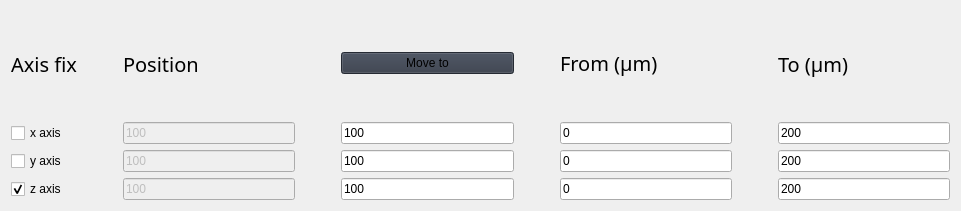
                          <widget class="QWidget" name="gridLayoutWidget_3">
                           <property name="geometry">
                            <rect>
                             <x>10</x>
                             <y>660</y>
                             <width>961</width>
                             <height>211</height>
                            </rect>
                           </property>
                           <layout class="QGridLayout" name="gridLayout_3">
                            <item row="0" column="3">
                             <spacer name="horizontalSpacer_5">
                              <property name="sizeHint" stdset="0">
                               <size>
                                <width>40</width>
                                <height>20</height>
                               </size>
                              </property>
                             </spacer>
                            </item>
                            <item row="1" column="0">
                             <widget class="QCheckBox" name="x_fix">
                              <property name="styleSheet">
                               <string notr="true">font: 63 15pt &quot;Segoe UI Semibold&quot;;</string>
                              </property>
                              <property name="text">
                               <string>x axis</string>
                              </property>
                             </widget>
                            </item>
                            <item row="1" column="8">
                             <widget class="QLineEdit" name="confocal_to_x">
                              <property name="enabled">
                               <bool>true</bool>
                              </property>
                              <property name="styleSheet">
                               <string notr="true">font: 63 20pt &quot;Segoe UI Semibold&quot;;</string>
                              </property>
                              <property name="text">
                               <string>200</string>
                              </property>
                             </widget>
                            </item>
                            <item row="1" column="4">
                             <widget class="QLineEdit" name="confocal_set_position_x">
                              <property name="enabled">
                               <bool>true</bool>
                              </property>
                              <property name="styleSheet">
                               <string notr="true">font: 63 20pt &quot;Segoe UI Semibold&quot;;</string>
                              </property>
                              <property name="text">
                               <string>100</string>
                              </property>
                             </widget>
                            </item>
                            <item row="1" column="6">
                             <widget class="QLineEdit" name="confocal_from_x">
                              <property name="enabled">
                               <bool>true</bool>
                              </property>
                              <property name="styleSheet">
                               <string notr="true">font: 63 20pt &quot;Segoe UI Semibold&quot;;</string>
                              </property>
                              <property name="text">
                               <string>0</string>
                              </property>
                             </widget>
                            </item>
                            <item row="0" column="1">
                             <spacer name="horizontalSpacer_4">
                              <property name="sizeHint" stdset="0">
                               <size>
                                <width>40</width>
                                <height>20</height>
                               </size>
                              </property>
                             </spacer>
                            </item>
                            <item row="3" column="0">
                             <widget class="QCheckBox" name="z_fix">
                              <property name="styleSheet">
                               <string notr="true">font: 63 15pt &quot;Segoe UI Semibold&quot;;</string>
                              </property>
                              <property name="text">
                               <string>z axis</string>
                              </property>
                              <property name="checked">
                               <bool>true</bool>
                              </property>
                             </widget>
                            </item>
                            <item row="1" column="2">
                             <widget class="QLineEdit" name="confocal_position_x">
                              <property name="enabled">
                               <bool>false</bool>
                              </property>
                              <property name="styleSheet">
                               <string notr="true">font: 63 20pt &quot;Segoe UI Semibold&quot;;</string>
                              </property>
                              <property name="text">
                               <string>100</string>
                              </property>
                             </widget>
                            </item>
                            <item row="0" column="6">
                             <widget class="QLabel" name="label_12">
                              <property name="font">
                               <font>
                                <family>Segoe UI Semibold</family>
                                <pointsize>15</pointsize>
                                <weight>7</weight>
                                <italic>false</italic>
                                <bold>false</bold>
                               </font>
                              </property>
                              <property name="styleSheet">
                               <string notr="true">font: 63 15pt &quot;Segoe UI Semibold&quot;;</string>
                              </property>
                              <property name="text">
                               <string>&lt;html&gt;&lt;head/&gt;&lt;body&gt;&lt;p&gt;From (μm)&lt;/p&gt;&lt;/body&gt;&lt;/html&gt;</string>
                              </property>
                              <property name="wordWrap">
                               <bool>true</bool>
                              </property>
                              <property name="textInteractionFlags">
                               <set>Qt::NoTextInteraction</set>
                              </property>
                             </widget>
                            </item>
                            <item row="3" column="6">
                             <widget class="QLineEdit" name="confocal_from_z">
                              <property name="enabled">
                               <bool>true</bool>
                              </property>
                              <property name="styleSheet">
                               <string notr="true">font: 63 20pt &quot;Segoe UI Semibold&quot;;</string>
                              </property>
                              <property name="text">
                               <string>0</string>
                              </property>
                             </widget>
                            </item>
                            <item row="0" column="7">
                             <spacer name="horizontalSpacer_7">
                              <property name="sizeHint" stdset="0">
                               <size>
                                <width>40</width>
                                <height>20</height>
                               </size>
                              </property>
                             </spacer>
                            </item>
                            <item row="3" column="2">
                             <widget class="QLineEdit" name="confocal_position_z">
                              <property name="enabled">
                               <bool>false</bool>
                              </property>
                              <property name="styleSheet">
                               <string notr="true">font: 63 20pt &quot;Segoe UI Semibold&quot;;</string>
                              </property>
                              <property name="text">
                               <string>100</string>
                              </property>
                             </widget>
                            </item>
                            <item row="3" column="4">
                             <widget class="QLineEdit" name="confocal_set_position_z">
                              <property name="enabled">
                               <bool>true</bool>
                              </property>
                              <property name="styleSheet">
                               <string notr="true">font: 63 20pt &quot;Segoe UI Semibold&quot;;</string>
                              </property>
                              <property name="text">
                               <string>100</string>
                              </property>
                             </widget>
                            </item>
                            <item row="2" column="0">
                             <widget class="QCheckBox" name="y_fix">
                              <property name="styleSheet">
                               <string notr="true">font: 63 15pt &quot;Segoe UI Semibold&quot;;</string>
                              </property>
                              <property name="text">
                               <string>y axis</string>
                              </property>
                             </widget>
                            </item>
                            <item row="0" column="5">
                             <spacer name="horizontalSpacer_6">
                              <property name="sizeHint" stdset="0">
                               <size>
                                <width>40</width>
                                <height>20</height>
                               </size>
                              </property>
                             </spacer>
                            </item>
                            <item row="2" column="4">
                             <widget class="QLineEdit" name="confocal_set_position_y">
                              <property name="enabled">
                               <bool>true</bool>
                              </property>
                              <property name="styleSheet">
                               <string notr="true">font: 63 20pt &quot;Segoe UI Semibold&quot;;</string>
                              </property>
                              <property name="text">
                               <string>100</string>
                              </property>
                             </widget>
                            </item>
                            <item row="0" column="2">
                             <widget class="QLabel" name="label_9">
                              <property name="font">
                               <font>
                                <family>Segoe UI Semibold</family>
                                <pointsize>15</pointsize>
                                <weight>7</weight>
                                <italic>false</italic>
                                <bold>false</bold>
                               </font>
                              </property>
                              <property name="styleSheet">
                               <string notr="true">font: 63 15pt &quot;Segoe UI Semibold&quot;;</string>
                              </property>
                              <property name="text">
                               <string>Position</string>
                              </property>
                              <property name="wordWrap">
                               <bool>true</bool>
                              </property>
                              <property name="textInteractionFlags">
                               <set>Qt::NoTextInteraction</set>
                              </property>
                             </widget>
                            </item>
                            <item row="0" column="0">
                             <widget class="QLabel" name="label_8">
                              <property name="font">
                               <font>
                                <family>Segoe UI Semibold</family>
                                <pointsize>15</pointsize>
                                <weight>7</weight>
                                <italic>false</italic>
                                <bold>false</bold>
                               </font>
                              </property>
                              <property name="styleSheet">
                               <string notr="true">font: 63 15pt &quot;Segoe UI Semibold&quot;;</string>
                              </property>
                              <property name="text">
                               <string>Axis fix</string>
                              </property>
                              <property name="wordWrap">
                               <bool>true</bool>
                              </property>
                              <property name="textInteractionFlags">
                               <set>Qt::NoTextInteraction</set>
                              </property>
                             </widget>
                            </item>
                            <item row="3" column="8">
                             <widget class="QLineEdit" name="confocal_to_z">
                              <property name="enabled">
                               <bool>true</bool>
                              </property>
                              <property name="styleSheet">
                               <string notr="true">font: 63 20pt &quot;Segoe UI Semibold&quot;;</string>
                              </property>
                              <property name="text">
                               <string>200</string>
                              </property>
                             </widget>
                            </item>
                            <item row="2" column="2">
                             <widget class="QLineEdit" name="confocal_position_y">
                              <property name="enabled">
                               <bool>false</bool>
                              </property>
                              <property name="styleSheet">
                               <string notr="true">font: 63 20pt &quot;Segoe UI Semibold&quot;;</string>
                              </property>
                              <property name="text">
                               <string>100</string>
                              </property>
                             </widget>
                            </item>
                            <item row="0" column="8">
                             <widget class="QLabel" name="label_13">
                              <property name="font">
                               <font>
                                <family>Segoe UI Semibold</family>
                                <pointsize>15</pointsize>
                                <weight>7</weight>
                                <italic>false</italic>
                                <bold>false</bold>
                               </font>
                              </property>
                              <property name="styleSheet">
                               <string notr="true">font: 63 15pt &quot;Segoe UI Semibold&quot;;</string>
                              </property>
                              <property name="text">
                               <string>To (μm)</string>
                              </property>
                              <property name="wordWrap">
                               <bool>true</bool>
                              </property>
                              <property name="textInteractionFlags">
                               <set>Qt::NoTextInteraction</set>
                              </property>
                             </widget>
                            </item>
                            <item row="2" column="6">
                             <widget class="QLineEdit" name="confocal_from_y">
                              <property name="enabled">
                               <bool>true</bool>
                              </property>
                              <property name="styleSheet">
                               <string notr="true">font: 63 20pt &quot;Segoe UI Semibold&quot;;</string>
                              </property>
                              <property name="text">
                               <string>0</string>
                              </property>
                             </widget>
                            </item>
                            <item row="2" column="8">
                             <widget class="QLineEdit" name="confocal_to_y">
                              <property name="enabled">
                               <bool>true</bool>
                              </property>
                              <property name="styleSheet">
                               <string notr="true">font: 63 20pt &quot;Segoe UI Semibold&quot;;</string>
                              </property>
                              <property name="text">
                               <string>200</string>
                              </property>
                             </widget>
                            </item>
                            <item row="0" column="4">
                             <widget class="QPushButton" name="confocal_moveto">
                              <property name="sizePolicy">
                               <sizepolicy hsizetype="Expanding" vsizetype="Fixed">
                                <horstretch>0</horstretch>
                                <verstretch>0</verstretch>
                               </sizepolicy>
                              </property>
                              <property name="layoutDirection">
                               <enum>Qt::LeftToRight</enum>
                              </property>
                              <property name="styleSheet">
                               <string notr="true">background-color: rgb(52, 59, 72);
font: 63 15pt &quot;Segoe UI Semibold&quot;;</string>
                              </property>
                              <property name="text">
                               <string> Move to </string>
                              </property>
                              <property name="icon">
                               <iconset>
                                <normaloff>:/icons/images/icons/cil-arrow-circle-right.png</normaloff>:/icons/images/icons/cil-arrow-circle-right.png</iconset>
                              </property>
                             </widget>
                            </item>
                           </layout>
                          </widget>
